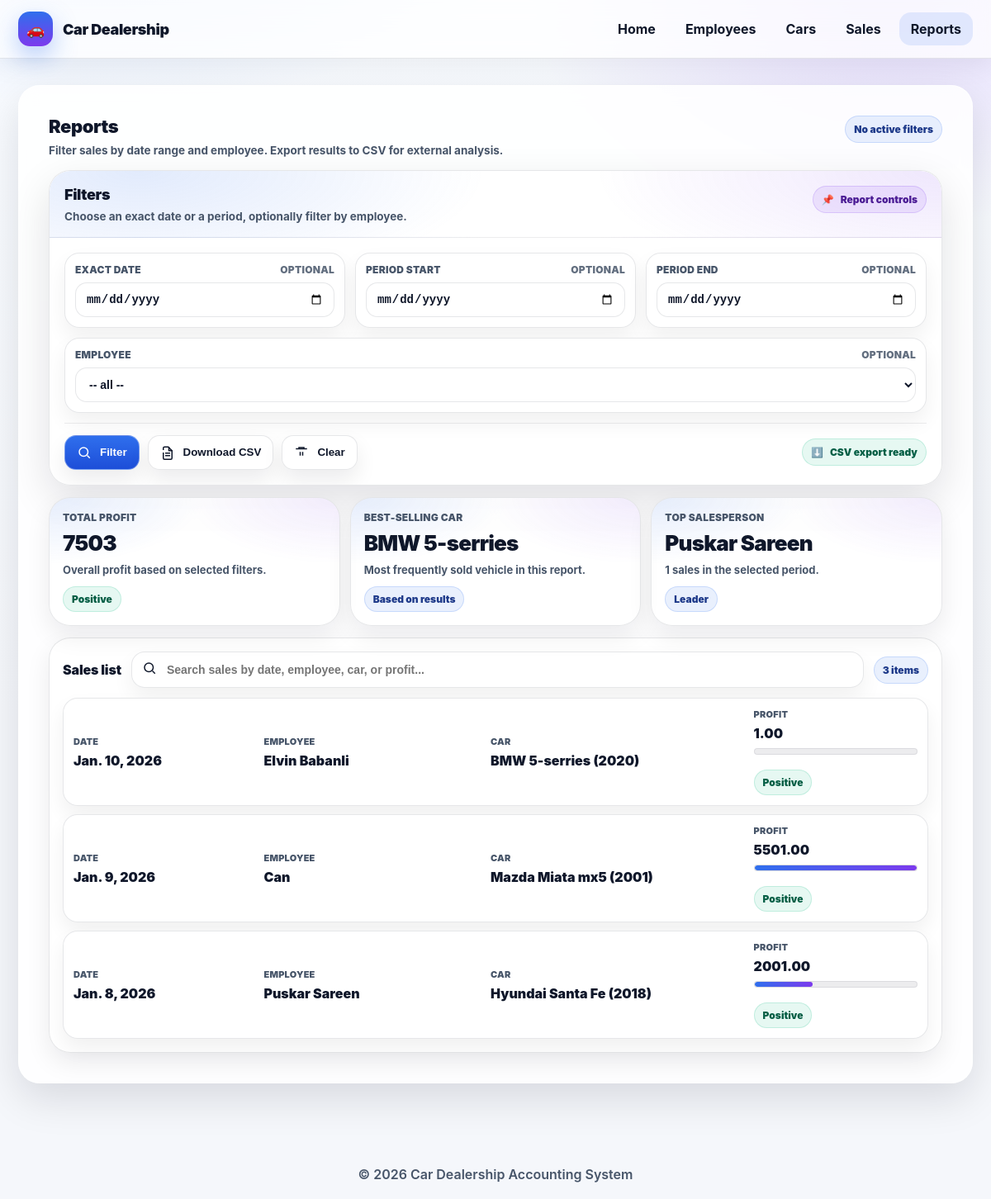
Page /dealership/reports/ on the committed database.
### dealership/models.py (models this page shows, shortened)
class TimeStampedModel(models.Model):
    created_at = models.DateTimeField(auto_now_add=True)
    updated_at = models.DateTimeField(auto_now=True)
    class Meta:
        abstract = True

class Employee(TimeStampedModel):
    full_name = models.CharField(max_length=120)
    position = models.CharField(max_length=80)
    phone = models.CharField(max_length=20, validators=[phone_validator])
    email = models.EmailField(unique=True)

class Sale(TimeStampedModel):
    employee = models.ForeignKey(Employee, on_delete=models.PROTECT, related_name="sales")
    car = models.ForeignKey(Car, on_delete=models.PROTECT, related_name="sales")
    sale_date = models.DateField(default=timezone.localdate)
    actual_sale_price = models.DecimalField(max_digits=12, decimal_places=2, validators=[MinValueValidator(0)])
    class Meta:
        ordering = ["-sale_date", "-id"]
    @property
    def profit(self):
        return self.actual_sale_price - self.car.cost_price

class Car(TimeStampedModel):
    manufacturer = models.CharField(max_length=80)
    year = models.PositiveIntegerField(validators=[MinValueValidator(1886)])
    model = models.CharField(max_length=80)
    cost_price = models.DecimalField(max_digits=12, decimal_places=2, validators=[MinValueValidator(0)])
    potential_sale_price = models.DecimalField(max_digits=12, decimal_places=2, validators=[MinValueValidator(0)])
    class Meta:
        unique_together = ("manufacturer", "year", "model")
    def __str__(self) -> str:
        return f"{self.manufacturer} {self.model} ({self.year})"

### dealership/views.py (the view)
# urls.py: path("reports/", views.ReportsView.as_view(), name="reports"),
class ReportsView(View):
    template_name = "dealership/reports.html"
    def get(self, request):
        exact = _parse_date(request.GET.get("date", ""))
        start = _parse_date(request.GET.get("start", ""))
        end = _parse_date(request.GET.get("end", ""))
        employee_id = request.GET.get("employee_id") or None
        export = request.GET.get("export")
        sales_qs = SaleQueryService.filter_sales(
            exact=exact,
            start=start,
            end=end,
            employee_id=int(employee_id) if employee_id else None,
        )
        if export == "csv":
            csv_text = ExportService.export_sales_csv(sales_qs)
            resp = HttpResponse(csv_text, content_type="text/csv")
            resp["Content-Disposition"] = 'attachment; filename="sales_report.csv"'
            return resp
        context = {
            "employees": Employee.objects.all(),
            "sales": sales_qs,
            "total_profit": ReportService.total_profit(sales_qs),
            "best_car": ReportService.best_selling_car_name(sales_qs),
            "top_emp": ReportService.top_salesperson(sales_qs),
        }
        return render(request, self.template_name, context)

### dealership/services.py (called while the page is built)
    @staticmethod
    def filter_sales(
        start: Optional[date] = None,
        end: Optional[date] = None,
        exact: Optional[date] = None,
        employee_id: Optional[int] = None,
    ):
        qs = Sale.objects.select_related("employee", "car").all()
        if exact:
            qs = qs.filter(sale_date=exact)
        if start:
            qs = qs.filter(sale_date__gte=start)
        if end:
            qs = qs.filter(sale_date__lte=end)
        if employee_id:
            qs = qs.filter(employee_id=employee_id)
        return qs

    @staticmethod
    def total_profit(qs):
        profit_expr = ExpressionWrapper(
            F("actual_sale_price") - F("car__cost_price"),
            output_field=DecimalField(max_digits=12, decimal_places=2),
        )
        total_expr = Coalesce(
            Sum(profit_expr),
            Value(Decimal("0.00")),
            output_field=DecimalField(max_digits=12, decimal_places=2),
        )
        data = qs.aggregate(total=total_expr)
        return data["total"]

    @staticmethod
    def best_selling_car_name(qs) -> Optional[str]:
        row = (
            qs.values("car__manufacturer", "car__model")
            .annotate(cnt=Count("id"))
            .order_by("-cnt")
            .first()
        )
        if not row:
            return None
        return f'{row["car__manufacturer"]} {row["car__model"]}'

    @staticmethod
    def top_salesperson(qs) -> Optional[Tuple[str, int]]:
        row = (
            qs.values("employee__full_name")
            .annotate(cnt=Count("id"))
            .order_by("-cnt")
            .first()
        )
        if not row:
            return None
        return (row["employee__full_name"], row["cnt"])

### dealership/views.py (called while the page is built)
def _parse_date(value: str):
    if not value:
        return None
    return datetime.strptime(value, "%Y-%m-%d").date()

### dealership/templates/dealership/reports.html (shortened to what this page needs)
{% extends "base.html" %}
{% block content %}
<div class="rep-wrap">
  <div class="head">
    <div>
      <h2 class="title">Reports</h2>
      <p class="sub">Filter sales by date range and employee. Export results to CSV for external analysis.</p>
    </div>
    <span class="pill" id="activeFilters">No active filters</span>
  </div>
  <section class="card" id="filterCard">
    <div class="card-head">
      <div>
        <div class="title" style="font-size:18px;">Filters</div>
        <div class="sub" style="margin-top:6px;">Choose an exact date or a period, optionally filter by employee.</div>
      </div>
      <span class="pill" style="background: rgba(124,58,237,.10); border-color: rgba(124,58,237,.18); color:#4c1d95;">
        <span aria-hidden="true">📌</span> Report controls
      </span>
    </div>
    <div class="card-body">
      <form method="get" id="reportForm">
        <div class="grid">
          <div class="field" style="grid-column: span 4;">
            <div class="lbl">
              <span>Exact date</span>
              <span style="opacity:.85;">optional</span>
            </div>
            <input type="date" name="date" value="{{ request.GET.date }}">
          </div>
          <div class="field" style="grid-column: span 4;">
            <div class="lbl">
              <span>Period start</span>
              <span style="opacity:.85;">optional</span>
            </div>
            <input type="date" name="start" value="{{ request.GET.start }}">
          </div>
          <div class="field" style="grid-column: span 4;">
            <div class="lbl">
              <span>Period end</span>
              <span style="opacity:.85;">optional</span>
            </div>
            <input type="date" name="end" value="{{ request.GET.end }}">
          </div>
          <div class="field" style="grid-column: span 12;">
            <div class="lbl">
              <span>Employee</span>
              <span style="opacity:.85;">optional</span>
            </div>
            <select name="employee_id" id="employeeSelect">
              <option value="">-- all --</option>
            </select>
          </div>
        </div>
        <div class="actions">
          <button type="submit" class="btn primary">
            <span class="ic" aria-hidden="true">
              <svg viewBox="0 0 24 24" width="18" height="18" fill="none" stroke="currentColor" stroke-width="2">
                <path d="M21 21l-4.3-4.3"></path>
                <circle cx="11" cy="11" r="7"></circle>
              </svg>
            </span>
            Filter
          </button>
          <button type="submit" name="export" value="csv" class="btn">
            <span class="ic" aria-hidden="true">
              <svg viewBox="0 0 24 24" width="18" height="18" fill="none" stroke="currentColor" stroke-width="2">
                <path d="M14 3v6h6"></path>
                <path d="M5 12v9a2 2 0 0 0 2 2h10a2 2 0 0 0 2-2V9l-6-6H7a2 2 0 0 0-2 2v3"></path>
                <path d="M8 13h8"></path>
                <path d="M8 17h8"></path>
              </svg>
            </span>
            Download CSV
          </button>
          <button type="button" class="btn" id="clearBtn">
            <span class="ic" aria-hidden="true">
              <svg viewBox="0 0 24 24" width="18" height="18" fill="none" stroke="currentColor" stroke-width="2">
                <path d="M3 6h18"></path>
                <path d="M8 6V4h8v2"></path>
                <path d="M10 11v6"></path>
                <path d="M14 11v6"></path>
              </svg>
            </span>
            Clear
          </button>
          <span class="pill" style="margin-left:auto; background: rgba(16,185,129,.10); border-color: rgba(16,185,129,.18); color:#065f46;">
            <span aria-hidden="true">⬇️</span> CSV export ready
          </span>
        </div>
      </form>
    </div>
  </section>
  <section class="kpis" aria-label="Key metrics">
    <div class="kpi" id="kpi1">
      <div class="lbl">Total profit</div>
      <div class="val" id="totalProfitVal">{{ total_profit }}</div>
      <div class="meta">Overall profit based on selected filters.</div>
      <span class="tag mid" id="profitTag">Calculating…</span>
    </div>
    <div class="kpi" id="kpi2">
      <div class="lbl">Best-selling car</div>
      <div class="val">{{ best_car|default:"-" }}</div>
      <div class="meta">Most frequently sold vehicle in this report.</div>
      <span class="tag mid" id="bestTag">Based on results</span>
    </div>
    <div class="kpi" id="kpi3">
      <div class="lbl">Top salesperson</div>
      <div class="val">
        {% if top_emp %} {{ top_emp.0 }} {% else %}-{% endif %}
      </div>
      <div class="meta">
        {% if top_emp %} {{ top_emp.1 }} sales in the selected period. {% else %} No data available. {% endif %}
      </div>
      <span class="tag mid" id="topTag">
        {% if top_emp %} Leader {% else %} — {% endif %}
      </span>
    </div>
  </section>
  <section class="section" id="salesSection">
    <div class="sec-head">
      <h3 class="sec-title">Sales list</h3>
      <div class="search">
        <span aria-hidden="true">
          <svg viewBox="0 0 24 24" width="18" height="18" fill="none" stroke="currentColor" stroke-width="2">
            <circle cx="11" cy="11" r="7"></circle>
            <path d="M21 21l-4.3-4.3"></path>
          </svg>
        </span>
        <input id="saleSearch" type="text" placeholder="Search sales by date, employee, car, or profit...">
      </div>
      <span class="pill" id="salesCount">— items</span>
    </div>
    <div class="list" id="salesList">
      {% for s in sales %}
        <div class="row" data-row data-search="{{ s.sale_date }} {{ s.employee.full_name }} {{ s.car }} {{ s.profit }}">
          <div class="cell date">
            <div class="lbl">Date</div>
            <div class="val">{{ s.sale_date }}</div>
          </div>
          <div class="cell emp">
            <div class="lbl">Employee</div>
            <div class="val">{{ s.employee.full_name }}</div>
          </div>
          <div class="cell car">
            <div class="lbl">Car</div>
            <div class="val">{{ s.car }}</div>
          </div>
          <div class="cell profit">
            <div class="lbl">Profit</div>
            <div class="profitWrap">
              <div class="val" data-profit>{{ s.profit }}</div>
              <div class="bar" aria-hidden="true"><span data-bar></span></div>
              <span class="tag mid" data-tag>—</span>
            </div>
          </div>
        </div>
      {% empty %}
        <div class="empty">No sales for selected filters.</div>
      {% endfor %}
    </div>
  </section>
</div>
{% endblock %}

### dealership/templates/base.html (style rules this page uses)
:root { --bg:#f5f7fb; --surface:rgba(255,255,255,.85); --surface-2:#ffffff; --text:#0f172a; --muted:#475569; --border:rgba(15,23,42,.10); --primary:#2f6fed; --primary-2:#1d4ed8; --accent:#7c3aed; --shadow:0 18px 50px rgba(2,6,23,.12); --shadow-soft:0 10px 28px rgba(2,6,23,.08); --radius-xl:26px; --radius-lg:18px; --radius-md:14px; --ease:cubic-bezier(.2,.8,.2,1); }
* { box-sizing:border-box }
html,body { margin:0;padding:0 }
body { font-family: Inter, system-ui, -apple-system, Segoe UI, Roboto, Arial, sans-serif; background: radial-gradient(1000px 500px at 10% -10%, rgba(47,111,237,.18), transparent 55%), radial-gradient(800px 500px at 90% 0%, rgba(124,58,237,.16), transparent 55%), linear-gradient(180deg, #f8fbff 0%, var(--bg) 60%); color:var(--text); min-height:100vh; }

### rows in the picture
Employee: full_name "Puskar Sareen"
Sale: sale_date "Jan. 10, 2026", employee.full_name "Elvin Babanli", car "BMW 5-serries (2020)", profit "1.00"
Sale: sale_date "Jan. 9, 2026", employee.full_name "Can", car "Mazda Miata mx5 (2001)", profit "5501.00"
Sale: sale_date "Jan. 8, 2026", employee.full_name "Puskar Sareen", car "Hyundai Santa Fe (2018)", profit "2001.00"

### other values in the picture
{{ total_profit }} "7503"
{{ best_car|default:"-" }} "BMW 5-serries"
{{ top_emp.1 }} "1"
{{ now|default:"2026" }} "2026"
